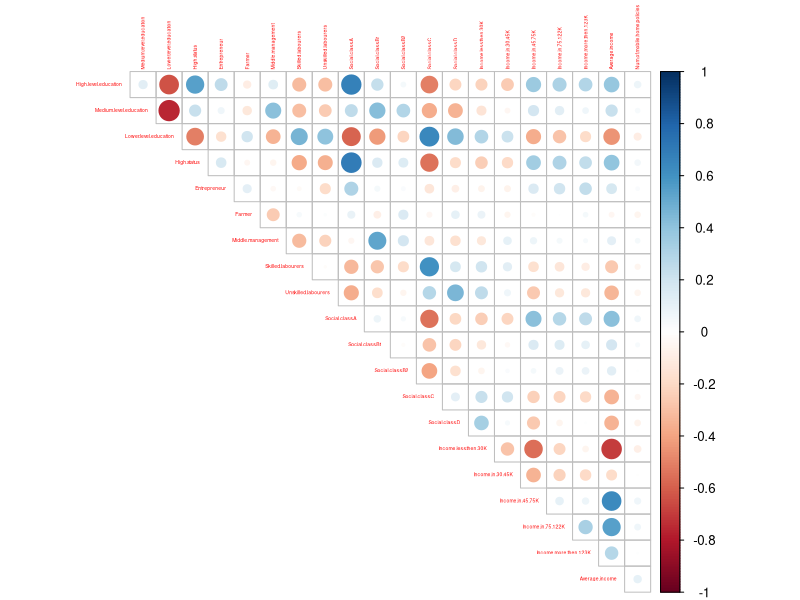
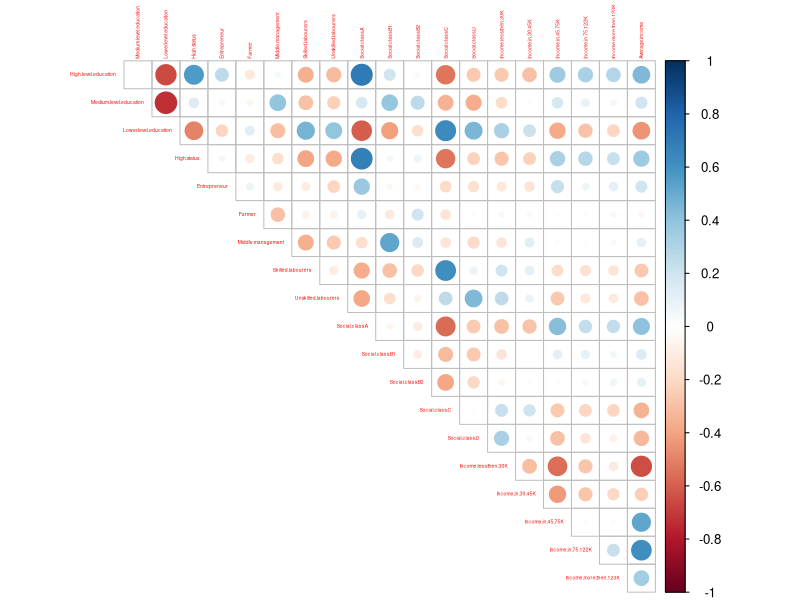
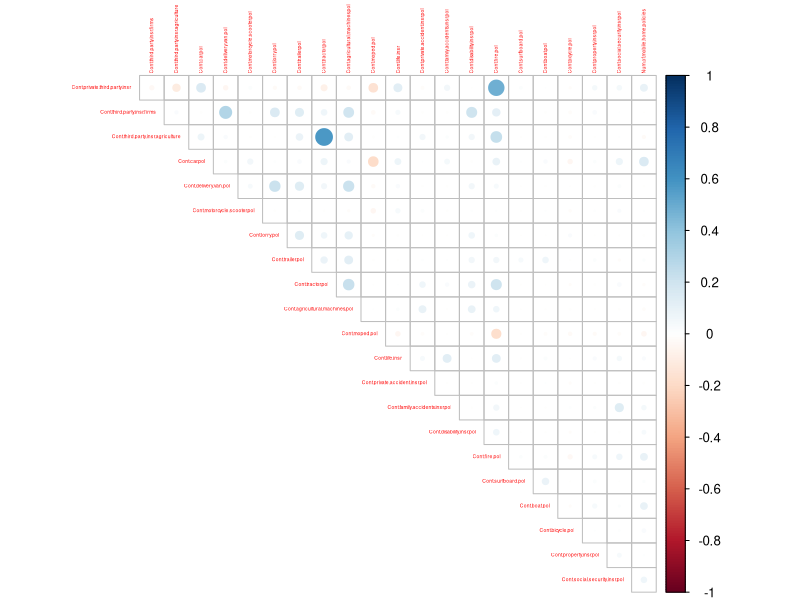
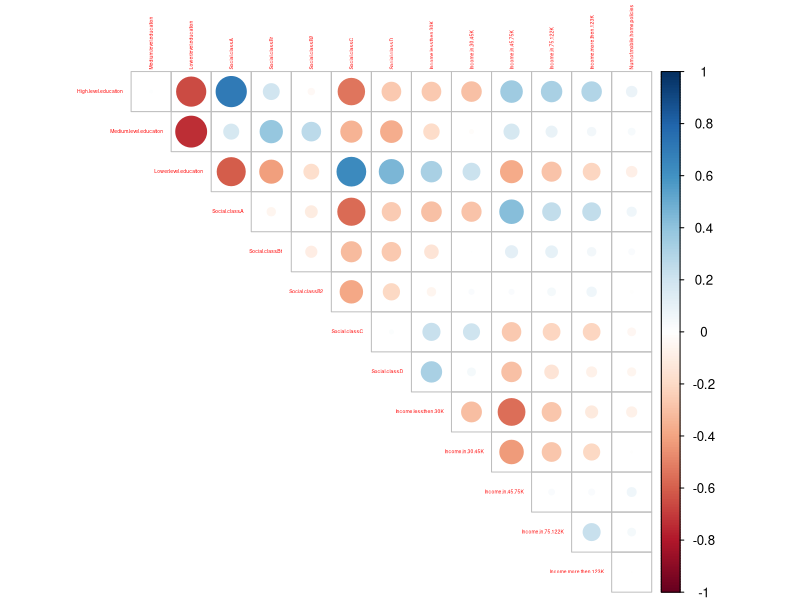
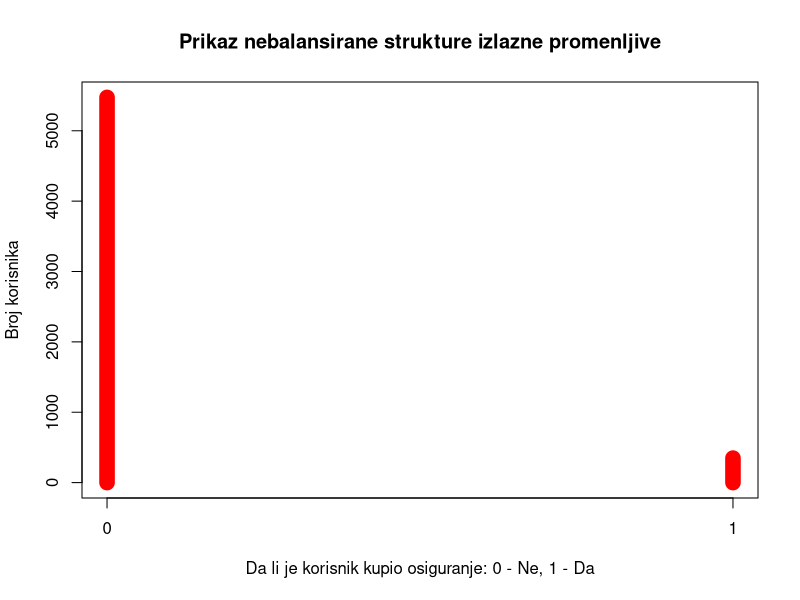

These charts were generated, in order, by the following R code:
#Reding data from csv files
train.data <- read.csv("ticdata2000.csv.xls",header = F,  stringsAsFactors = FALSE)
train.data[1,1] <- 33
colnames(train.data) <- c("Customer.Subtype", "Number.of.houses", "Avg.size.household","Avg.age","Customer.main.type","Roman.catholic","Protestant","Other.religion", "No.religion", "Married", "Living.together", "Other.relation","Singles", "Household.without.children","Household.with.children", "High.level.education", "Medium.level.education", "Lower.level.education", "High.status", "Entrepreneur","Farmer","Middle.management","Skilled.labourers", "Unskilled.labourers", "Social.class.A","Social.class.B1","Social.class.B2",  "Social.class.C", "Social.class.D",  "Rented.house", "Home.owners", "1.car", "2.cars", "No.car","National.Health.Service","Private.health.insurance","Income.less.then.30K","Income.in.30.45K", "Income.in.45.75K", "Income.in.75.122K", "Income.more.then.123K", "Average.income", "Purchasing.power.class", "Cont.private.third.party.insr", "Cont.third.party.insr.firms", "Cont.third.party.insr.agriculture", "Cont.car.pol", "Cont.delivery.van.pol", "Cont.motorcycle.scooter.pol", "Cont.lorry.pol", "Cont.trailer.pol", "Cont.tractor.pol", "Cont.agricultural.machines.pol", "Cont.moped.pol", "Cont.life.insr", "Cont.private.accident.insr.pol", "Cont.family.accidents.insr.pol", "Cont.disability.insr.pol", "Cont.fire.pol", "Cont.surfboard.pol","Cont.boat.pol",
                          "Cont.bicycle.pol",
                          "Cont.property.insr.pol",
                          "Cont.social.security.insr.pol",
                          "Num.of.private.third.party.insur",
                          "Num.of.third.party.insr.firms",
                          "Num.of.third.party.insr.agriculture",
                          "Num.of.car.pol",
                          "Num.of.delivery.van.pol",
                          "Num.of.motorcycle.scooter.pol",
                          "Num.of.lorry.pol",
                          "Numb.of.trailer.pol",
                          "Num.of.tractor.pol",
                          "Num.of.agricultural.machines.pol",
                          "Num.of.moped.pol",
                          "Number.of.life.insr",
                          "Number.of.private.accident.insr.pol",
                          "Number.of.family.accidents.insr.pol",
                          "Number.of.disability.insr.pol",
                          "Number.of.fire.pol","Num.of.surfboard.pol", "Number.of.boat.pol","Num.of.bicycle.pol", "Num.of.property.insr.pol", "Num.of.social.security.insr.pol", "Num.of.mobile.home.policies")

# train data
View(train.data)
# Reading test data
test.data <- read.csv("ticeval2000.csv.xls",header = F,  stringsAsFactors = FALSE)
test.data[1,1] <- 33

colnames(test.data) <- colnames(train.data[-86])

# Reading target for test data
test.target <- read.csv("tictarget.csv",header = F,  stringsAsFactors = FALSE)
colnames(test.target) <- colnames(train.data[86])

test.data <- cbind(test.data,test.target)

#correlation
install.packages("corrplot")
library(corrplot)
train.data[,86] <- as.integer(train.data[,86])
corr_matrix<- cor(train.data[,c(16:29,37:42,86)])
corr_matrix<- cor(train.data[,c(16:29,37:42,86)], method = "spearman")
corrplot(corr_matrix, type = "upper", diag = F,tl.pos = NULL, tl.cex = 0.3, tl.col = "red", tl.offset = 0.4, tl.srt = 90)

data <- rbind(train.data,test.data)
corr_matrix_2<- cor(data[,c(16:29,37:42)])
corrplot(corr_matrix_2, type = "upper", diag = F,tl.pos = NULL, tl.cex = 0.3, tl.col = "red", tl.offset = 0.4, tl.srt = 90)



zeros_train <- colSums(train.data[,c(44:85)]==0)/nrow(train.data[,c(44:85)]==0)*100
zeros_sum <- colSums(data[,c(44:85)]==0)/nrow(data[,c(44:85)]==0)*100
zeros_train
zeros_sum
which(zeros_train<90)
which(zeros_sum<90)



corr_matrix_2<- cor(train.data[,c(44:64,86)])
corrplot(corr_matrix_2, type = "upper", diag = F,tl.pos = NULL, tl.cex = 0.3, tl.col = "red", tl.offset = 0.4, tl.srt = 90)
#izbaciti number of..
#cont. car, fire, private third party...

corr_matrix_3<- cor(data[,c(16:18,25:29,37:41,86)])
corrplot(corr_matrix_3, type = "upper", diag = F,tl.pos = NULL, tl.cex = 0.3, tl.col = "red", tl.offset = 0.4, tl.srt = 90)


#Izbacivanje kolona nakon konsultovanja sa profesorkom 

#ostaju
colnames(train.data[c(44, 47, 59, 61)])

#Dobijanje agregirane varijable za uloženi novac u ostala osiguranja
train.data.other.contribution <- train.data[, 44:64]
train.data.other.contribution$Cont.private.third.party.insr <- NULL
train.data.other.contribution$Cont.car.pol <- NULL
train.data.other.contribution$Cont.fire.pol <- NULL
train.data.other.contribution$Cont.boat.pol <- NULL
train.data.other.contribution <- as.data.frame(apply(train.data.other.contribution, 1, sum))

#Dobijanje agregirane varijable za broj kupljenih ostalih osiguranja
train.data.other.number.of.pol <- train.data[, 65:85]
train.data.other.number.of.pol$Num.of.private.third.party.insur <- NULL
train.data.other.number.of.pol$Num.of.car.pol <- NULL
train.data.other.number.of.pol$Number.of.fire.pol <- NULL
train.data.other.number.of.pol$Number.of.boat.pol <- NULL
train.data.other.number.of.pol <- as.data.frame(apply(train.data.other.number.of.pol, 1, sum))

train.data.new <- train.data[,-c(6:9, 42, 16:18, 25:29, 45, 46, 48:58, 60, 62:64, 66, 67, 69:79, 81, 83:85)]
train.data.new$Other.contribution <- train.data.other.contribution
train.data.new$Number.of.other.policies <- train.data.other.number.of.pol

#Za data set za testiranje dobijanje agregirane varijable za uloženi novac u ostala osiguranja
test.data.other.contribution <- test.data[, 44:64]
test.data.other.contribution$Cont.private.third.party.insr <- NULL
test.data.other.contribution$Cont.car.pol <- NULL
test.data.other.contribution$Cont.fire.pol <- NULL
test.data.other.contribution$Cont.boat.pol <- NULL
test.data.other.contribution <- as.data.frame(apply(test.data.other.contribution, 1, sum))

#Za data set za testiranje dobijanje agregirane varijable za broj kupljenih ostalih osiguranja
test.data.other.number.of.pol <- test.data[, 65:85]
test.data.other.number.of.pol$Num.of.private.third.party.insur <- NULL
test.data.other.number.of.pol$Num.of.car.pol <- NULL
test.data.other.number.of.pol$Number.of.fire.pol <- NULL
test.data.other.number.of.pol$Number.of.boat.pol <- NULL
test.data.other.number.of.pol <- as.data.frame(apply(test.data.other.number.of.pol, 1, sum))

test.data.new <- test.data[,-c(6:9, 42, 16:18, 25:29, 45, 46, 48:58, 60, 62:64, 66, 67, 69:79, 81, 83:85)]
test.data.new$Other.contribution <- test.data.other.contribution
test.data.new$Number.of.other.policies <- test.data.other.number.of.pol


# Unbalanced structure of target variable
table(train.data$Num.of.mobile.home.policies)
plot(table(train.data$Num.of.mobile.home.policies), type = "h", col = "red", lwd = 15, xlab = "Da li je korisnik kupio osiguranje: 0 - Ne, 1 - Da", ylab = "Broj korisnika", main = "Prikaz nebalansirane strukture izlazne promenljive")

# All datasets
# str(train.data)
# str(test.data)
# str(data)
# str(train.data.new)
# str(test.data.new)
# str(train.data.new.boruta)
# str(test.data.new.boruta)
# str(train.data.new.boruta.som.normalized)
# str(train.data.new.boruta.ssom.normalizedX)
# str(test.data.new.boruta.ssom.normalizedY)